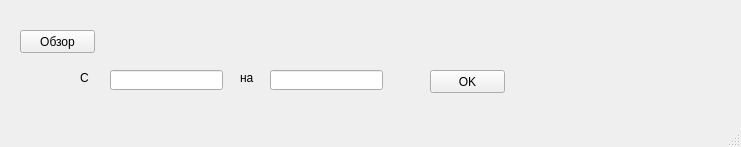
<?xml version="1.0" encoding="UTF-8"?>
<ui version="4.0">
 <class>MainWindow</class>
 <widget class="QMainWindow" name="MainWindow">
  <property name="geometry">
   <rect>
    <x>0</x>
    <y>0</y>
    <width>741</width>
    <height>147</height>
   </rect>
  </property>
  <property name="windowTitle">
   <string>MainWindow</string>
  </property>
  <widget class="QWidget" name="centralwidget">
   <widget class="QPushButton" name="button_path_to_dir">
    <property name="geometry">
     <rect>
      <x>20</x>
      <y>30</y>
      <width>75</width>
      <height>23</height>
     </rect>
    </property>
    <property name="text">
     <string>Обзор</string>
    </property>
   </widget>
   <widget class="QLineEdit" name="line_edit_src">
    <property name="geometry">
     <rect>
      <x>110</x>
      <y>70</y>
      <width>113</width>
      <height>20</height>
     </rect>
    </property>
   </widget>
   <widget class="QLineEdit" name="line_edit_dst">
    <property name="geometry">
     <rect>
      <x>270</x>
      <y>70</y>
      <width>113</width>
      <height>20</height>
     </rect>
    </property>
   </widget>
   <widget class="QLabel" name="label">
    <property name="geometry">
     <rect>
      <x>110</x>
      <y>30</y>
      <width>491</width>
      <height>23</height>
     </rect>
    </property>
    <property name="text">
     <string/>
    </property>
   </widget>
   <widget class="QLabel" name="label_2">
    <property name="geometry">
     <rect>
      <x>80</x>
      <y>70</y>
      <width>16</width>
      <height>16</height>
     </rect>
    </property>
    <property name="text">
     <string>C</string>
    </property>
   </widget>
   <widget class="QLabel" name="label_3">
    <property name="geometry">
     <rect>
      <x>240</x>
      <y>70</y>
      <width>21</width>
      <height>16</height>
     </rect>
    </property>
    <property name="text">
     <string>на</string>
    </property>
   </widget>
   <widget class="QPushButton" name="button_ok">
    <property name="geometry">
     <rect>
      <x>430</x>
      <y>70</y>
      <width>75</width>
      <height>23</height>
     </rect>
    </property>
    <property name="text">
     <string>OK</string>
    </property>
   </widget>
  </widget>
  <widget class="QMenuBar" name="menubar">
   <property name="geometry">
    <rect>
     <x>0</x>
     <y>0</y>
     <width>741</width>
     <height>21</height>
    </rect>
   </property>
  </widget>
  <widget class="QStatusBar" name="statusbar"/>
 </widget>
 <resources/>
 <connections/>
</ui>
